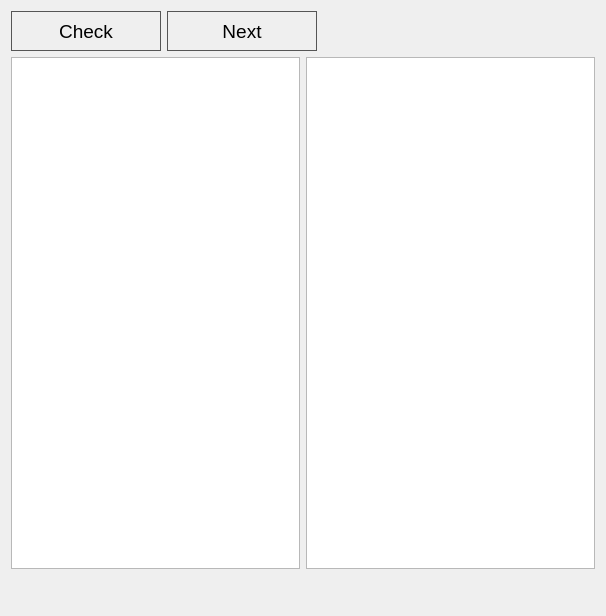
<?xml version="1.0" encoding="UTF-8"?>
<ui version="4.0">
 <class>TrainingForm</class>
 <widget class="QDialog" name="TrainingForm">
  <property name="geometry">
   <rect>
    <x>0</x>
    <y>0</y>
    <width>606</width>
    <height>616</height>
   </rect>
  </property>
  <property name="windowTitle">
   <string>Dialog</string>
  </property>
  <property name="styleSheet">
   <string notr="true">QWidget {
background: qradialgradient(cx: 0.3, cy: -0.4,
fx: 0.3, fy: -0.4,
radius: 1.3, stop: 0 #fff, stop: 1 #ddd);
}

QPushButton {
color: #000;
border: 1px solid #555;
padding: 5px;
background: qradialgradient(cx: 0.3, cy: -0.4,
fx: 0.3, fy: -0.4,
radius: 1.3, stop: 0 #eee, stop: 1 #fff);
}
QPushButton:hover {
background: qradialgradient(cx: 0.3, cy: -0.4,
fx: 0.3, fy: -0.4,
radius: 1.3, stop: 0 #eee, stop: 1 #ddd);
}
QPushButton:pressed {
background: qradialgradient(cx: 0.4, cy: -0.1,
fx: 0.4, fy: -0.1,
radius: 1.3, stop: 0 #e5e5e5, stop: 1 #d5d5d5);
}
QTextEdit{
background: qradialgradient(cx: 0.4, cy: -0.1,
fx: 0.4, fy: -0.1,
radius: 1.3, stop: 0 #fff, stop: 1 #eee);
}
QLabel{
padding: 0px 10px;
}</string>
  </property>
  <layout class="QVBoxLayout" name="verticalLayout">
   <item>
    <layout class="QHBoxLayout" name="horizontalLayout_2">
     <item>
      <widget class="QPushButton" name="btmCheck">
       <property name="minimumSize">
        <size>
         <width>150</width>
         <height>40</height>
        </size>
       </property>
       <property name="font">
        <font>
         <pointsize>14</pointsize>
        </font>
       </property>
       <property name="text">
        <string>Check</string>
       </property>
      </widget>
     </item>
     <item>
      <widget class="QPushButton" name="btmNext">
       <property name="minimumSize">
        <size>
         <width>150</width>
         <height>40</height>
        </size>
       </property>
       <property name="font">
        <font>
         <pointsize>14</pointsize>
        </font>
       </property>
       <property name="text">
        <string>Next</string>
       </property>
      </widget>
     </item>
     <item>
      <spacer name="horizontalSpacer">
       <property name="orientation">
        <enum>Qt::Horizontal</enum>
       </property>
       <property name="sizeHint" stdset="0">
        <size>
         <width>40</width>
         <height>20</height>
        </size>
       </property>
      </spacer>
     </item>
    </layout>
   </item>
   <item>
    <layout class="QHBoxLayout" name="horizontalLayout">
     <item>
      <widget class="QListWidget" name="list1">
       <property name="minimumSize">
        <size>
         <width>200</width>
         <height>300</height>
        </size>
       </property>
       <property name="font">
        <font>
         <pointsize>12</pointsize>
        </font>
       </property>
      </widget>
     </item>
     <item>
      <widget class="QListWidget" name="list2">
       <property name="minimumSize">
        <size>
         <width>200</width>
         <height>300</height>
        </size>
       </property>
       <property name="font">
        <font>
         <pointsize>12</pointsize>
        </font>
       </property>
       <property name="wordWrap">
        <bool>true</bool>
       </property>
       <property name="sortingEnabled">
        <bool>true</bool>
       </property>
      </widget>
     </item>
    </layout>
   </item>
   <item>
    <widget class="QLabel" name="labelStatus">
     <property name="minimumSize">
      <size>
       <width>0</width>
       <height>30</height>
      </size>
     </property>
     <property name="text">
      <string/>
     </property>
    </widget>
   </item>
  </layout>
 </widget>
 <resources/>
 <connections/>
</ui>
